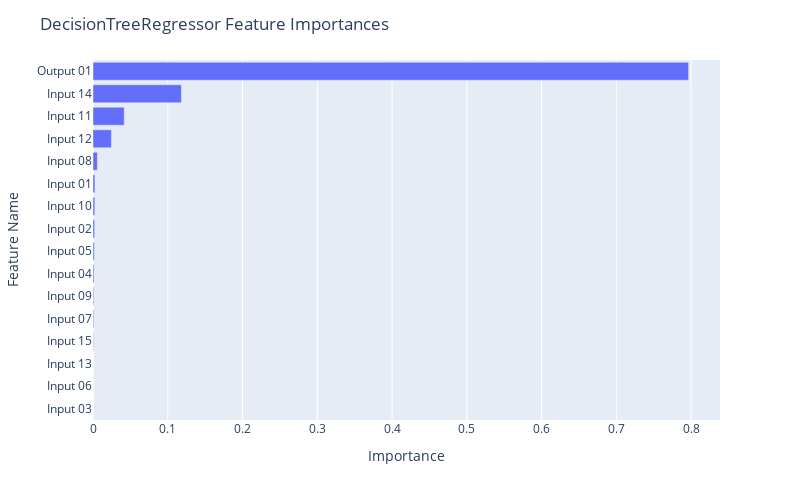

Notebook code for this chart:
### Code cell
fig = px.bar(df_dt, x="Importance", y="Feature Name")

fig.update_layout(
    autosize=False,
    width=800,
    height=500,
    title_text=f"DecisionTreeRegressor Feature Importances",
    yaxis={'categoryorder':'total ascending'}
)

fig.show()

### Figure 1 — Plotly figure (JSON) as saved in the notebook; plotly's stock layout.template omitted (floating-point values rounded to 4 significant figures)
{"data": [{"alignmentgroup": "True", "hovertemplate": "Importance=%{x}<br>Feature Name=%{y}<extra></extra>", "legendgroup": "", "marker": {"color": "#636efa", "pattern": {"shape": ""}}, "name": "", "offsetgroup": "", "orientation": "h", "showlegend": false, "textposition": "auto", "type": "bar", "x": [0.7967, 0.1183, 0.04173, 0.02465, 0.005867, 0.002584, 0.002401, 0.002195, 0.001725, 0.001323, 0.0009644, 0.0009361, 0.0006403, 0, 0, 0], "xaxis": "x", "y": ["Output 01", "Input 14", "Input 11", "Input 12", "Input 08", "Input 01", "Input 10", "Input 02", "Input 05", "Input 04", "Input 09", "Input 07", "Input 15", "Input 03", "Input 06", "Input 13"], "yaxis": "y"}], "layout": {"autosize": false, "barmode": "relative", "height": 500, "legend": {"tracegroupgap": 0}, "margin": {"t": 60}, "title": {"text": "DecisionTreeRegressor Feature Importances"}, "width": 800, "xaxis": {"anchor": "y", "autorange": true, "domain": [0, 1], "range": [0, 0.8387], "title": {"text": "Importance"}, "type": "linear"}, "yaxis": {"anchor": "x", "autorange": true, "categoryorder": "total ascending", "domain": [0, 1], "range": [-0.5, 15.5], "title": {"text": "Feature Name"}, "type": "category"}}}
